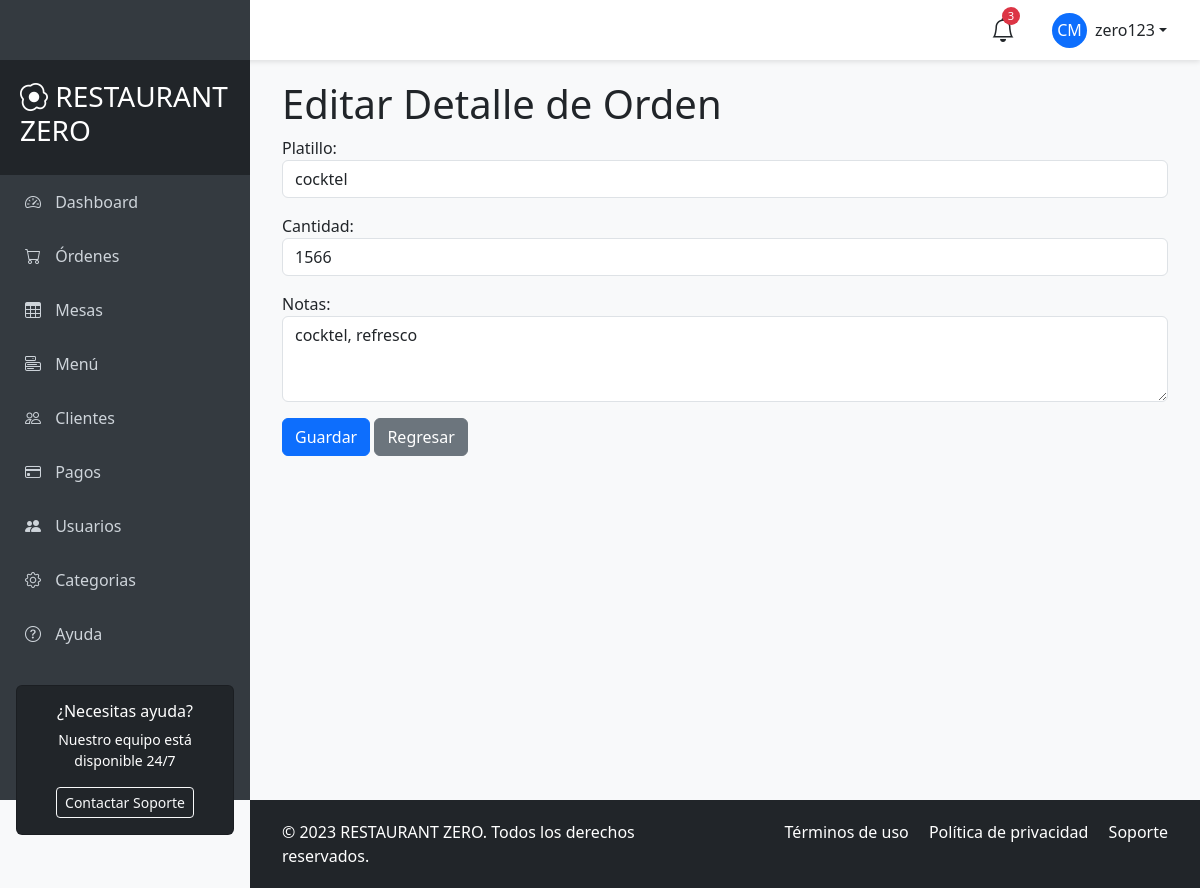
The app's page /ordenes/ordenes/1/detalles/edit/ (signed in) with its own data.
### apps/accounts/models.py (models this page shows)
class AppUser(AbstractUser):
    pass

### apps/ordenes/models.py (models this page shows, shortened)
class OrdenDetalle(models.Model):
    orden = models.ForeignKey(Orden, on_delete=models.CASCADE, related_name='detalles')
    platillo = models.ForeignKey(Platillo, on_delete=models.CASCADE, related_name='detalles')
    cantidad = models.IntegerField()
    notas = models.TextField(blank=True, null=True)
    precio_unitario = models.DecimalField(max_digits=10, decimal_places=2)

### apps/ordenes/views.py (the view, shortened to what this page needs)
# urls.py: path('ordenes/<int:pk>/detalles/edit/', views.OrdenDetalleUpdateView.as_view(), name='ordenes_detalle_update'),
class OrdenDetalleUpdateView(LoginRequiredMixin, View):
    def get(self, request, pk):
        detalle = OrdenDetalle.objects.get(id=pk)
        form = OrdenDetalleForm(initial={
            'platillo': detalle.platillo,
            'cantidad': detalle.cantidad,
            'notas': detalle.notas,
            'orden_id': detalle.orden.id
        })
        return render(request, 'ordenes/orden_detalle_edit_form.html', {'form': form, 'detalle': detalle})

### apps/ordenes/forms.py
class OrdenDetalleForm(forms.Form):
    platillo = forms.ModelChoiceField(queryset=Platillo.objects.all(), widget=forms.Select(attrs={'class': 'form-control'}))
    cantidad = forms.IntegerField(widget=forms.NumberInput(attrs={'class': 'form-control'}))
    notas = forms.CharField(widget=forms.Textarea(attrs={'class': 'form-control', 'rows': 3}), required=False)
    orden_id = forms.IntegerField(widget=forms.HiddenInput())

### apps/platillos/models.py (called while the page is built)
    def __str__(self):
        return self.nombre

### templates/ordenes/orden_detalle_edit_form.html (shortened to what this page needs)
{% extends 'main/base_user.html' %}
{% block content %}
<h1>Editar Detalle de Orden</h1>
<form action="{% url 'ordenes:ordenes_detalle_update' detalle.id %}" method="post">
    {{ form.as_p }}
    <button type="submit" class="btn btn-primary">Guardar</button>
    <a href="{% url 'ordenes:ordenes_detalle_list' detalle.orden.id %}" class="btn btn-secondary">Regresar</a>
</form>
{% endblock %}

### templates/main/base_user.html (shortened to what this page needs)
<!DOCTYPE html>
<html lang="es">
<head>
    <link href="https://cdn.jsdelivr.net/npm/bootstrap@5.3.0/dist/css/bootstrap.min.css" rel="stylesheet">
    <link rel="stylesheet" href="https://cdn.jsdelivr.net/npm/bootstrap-icons@1.10.0/font/bootstrap-icons.css">
</head>
<body>
    <nav id="sidebar">
        <div class="sidebar-header">
            <h3><i class="bi bi-egg-fried"></i> RESTAURANT ZERO</h3>
        </div>
        <ul class="list-unstyled">
            <li class="active"><a href="#"><i class="bi bi-speedometer2"></i> Dashboard</a></li>
            <li><a href="{% url 'ordenes:ordenes_list' %}"><i class="bi bi-cart"></i> Órdenes</a></li>
            <li><a href="{% url 'ordenes:mesas_list' %}"><i class="bi bi-table"></i> Mesas</a></li>
            <li><a href="{% url 'platillos:platillos_list' %}"><i class="bi bi-menu-button"></i> Menú</a></li>
            <li><a href="#"><i class="bi bi-people"></i> Clientes</a></li>
            <li><a href="{% url 'ordenes:pagos_list' %}"><i class="bi bi-credit-card"></i> Pagos</a></li>
            <li><a href="{% url 'accounts:user_list' %}"><i class="bi bi-people-fill"></i> Usuarios</a> </li>
            <li><a href="{% url 'platillos:categoria_list' %}"><i class="bi bi-gear"></i> Categorias</a></li>
            <li><a href="#"><i class="bi bi-question-circle"></i> Ayuda</a></li>
        </ul>
        <div class="px-3 mt-4">
            <div class="card bg-dark text-white">
                <div class="card-body text-center">
                    <h6>¿Necesitas ayuda?</h6>
                    <p class="small">Nuestro equipo está disponible 24/7</p>
                    <button class="btn btn-sm btn-outline-light">Contactar Soporte</button>
                </div>
            </div>
        </div>
    </nav>
    <header id="header" class="d-flex align-items-center justify-content-between">
        <button type="button" id="sidebarCollapse" class="btn">
        </button>
        <div class="d-flex align-items-center">
            <div class="position-relative me-4">
                <i class="bi bi-bell fs-4"></i>
                <span class="notification-badge">3</span>
            </div>
            <div class="dropdown">
                <button class="btn dropdown-toggle d-flex align-items-center" type="button" id="userDropdown" data-bs-toggle="dropdown" aria-expanded="false">
                    <div class="rounded-circle bg-primary d-flex align-items-center justify-content-center me-2" style="width: 35px; height: 35px;">
                        <span class="text-white">CM</span>
                    </div>
                    {{ request.user.username }}
                </button>
            </div>
        </div>
    </header>
    <div id="content">
        <div class="container-fluid">
            {% block content %}
            {% endblock %}
        </div>
    </div>
    <footer id="footer" class="bg-dark text-white">
        <div class="container-fluid">
            <div class="row">
                <div class="col-md-6">
                    <p class="mb-0">&copy; 2023 RESTAURANT ZERO. Todos los derechos reservados.</p>
                </div>
                <div class="col-md-6 text-md-end">
                    <p class="mb-0">
                        <a href="#" class="text-white text-decoration-none me-3">Términos de uso</a>
                        <a href="#" class="text-white text-decoration-none me-3">Política de privacidad</a>
                        <a href="#" class="text-white text-decoration-none">Soporte</a>
                    </p>
                </div>
            </div>
        </div>
    </footer>
</body>
</html>

### templates/main/base_user.html (style rules this page uses)
:root { --primary-color: #dc3545; --secondary-color: #ffc107; --sidebar-width: 250px; --header-height: 60px; }
body { font-family: 'Segoe UI', Tahoma, Geneva, Verdana, sans-serif; background-color: #f8f9fa; overflow-x: hidden; }
#sidebar { height: 100vh; width: var(--sidebar-width); position: fixed; top: 0; left: 0; background-color: #343a40; color: white; padding-top: var(--header-height); transition: all 0.3s; z-index: 1000; }
#sidebar .sidebar-header { padding: 20px; background-color: #212529; }
#sidebar ul li a { padding: 15px 25px; display: block; color: #ced4da; text-decoration: none; transition: all 0.3s; }
#sidebar ul li a i { margin-right: 10px; width: 20px; text-align: center; }
#header { height: var(--header-height); position: fixed; top: 0; left: 0; right: 0; background-color: white; box-shadow: 0 2px 5px rgba(0,0,0,0.1); z-index: 900; padding: 0 20px; }
#sidebarCollapse { background: transparent; border: none; color: var(--primary-color); font-size: 1.5rem; }
#content { margin-left: var(--sidebar-width); padding: 20px; padding-top: calc(var(--header-height) + 20px); transition: all 0.3s; min-height: 100vh; }
#footer { background-color: #343a40; color: white; padding: 20px; margin-left: var(--sidebar-width); transition: all 0.3s; }
.notification-badge { position: absolute; top: -5px; right: -5px; background-color: var(--primary-color); color: white; border-radius: 50%; width: 18px; height: 18px; font-size: 0.7rem; display: flex; align-items: center; justify-content: center; }

### records on screen
AppUser: user.username "zero123"
OrdenDetalle: platillo "cocktel", cantidad "1566", notas "cocktel, refresco"
